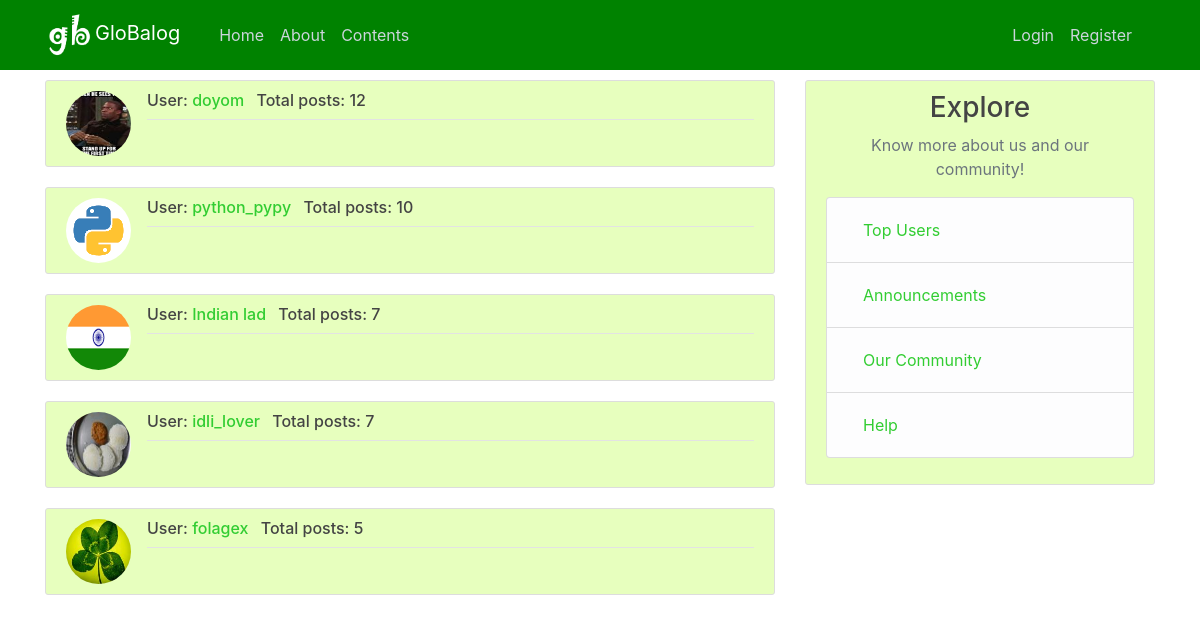
/top_users, run on an earlier commit of the app's database.
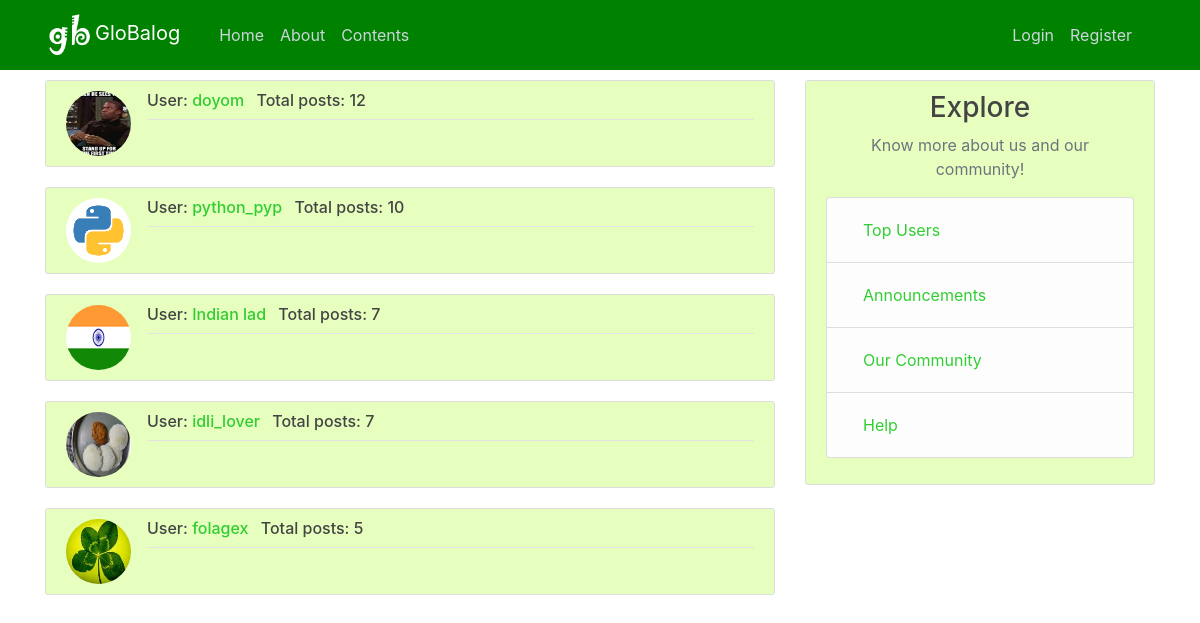
And on a later commit of the database.
### blog/model.py (models this page shows, shortened)
class User(db.Model,UserMixin):
    id=db.Column(db.Integer(),primary_key=True)
    username=db.Column(db.String(20),unique=True,nullable=False)
    email=db.Column(db.String(120),unique=True,nullable=False )
    password=db.Column(db.String(60),unique=True,nullable=False)
    confirmed = db.Column(db.Boolean, nullable=False, default=False)
    image_file = db.Column(db.String(20), nullable=False, default='default.jpg')
    posts = db.relationship('Post',backref='author',lazy=True)

### blog/main/routes.py (the view)
@main.route('/top_users')
def top_users():
    users=User.query.all()
    Top_users=[]
    for user in users:
        posts=Post.query.filter_by(author=user).all()
        Top_users.append([user,len(posts)])
    Top_users=sorted(Top_users,key=lambda x: (x[1]),reverse=True)[:5]
    return render_template('main/top_users.html',title='Top Users',users=Top_users)

### blog/templates/main/top_users.html
{%extends 'main/layout.html'%}
{%block content%}
	{%for user in users%}
		<article class="media content-section">
			<img class="rounded-circle article-img" src="{{ url_for('static', filename='profile_pics/' + user[0].image_file) }}">
			  <div class="media-body">
			    <div class="article-metadata">
			      <h6>User: <a class="mr-2" href="{{url_for('users.user_post',username=user[0].username)}}">{{ user[0].username }}</a> Total posts: {{user[1]}}</h6>
			    </div>
			   </div>
		</article>
	{%endfor%}
{%endblock content%}

What changed in the data, as far as the page shows it:
changed User: username "python_pypy" → "python_pyp"
